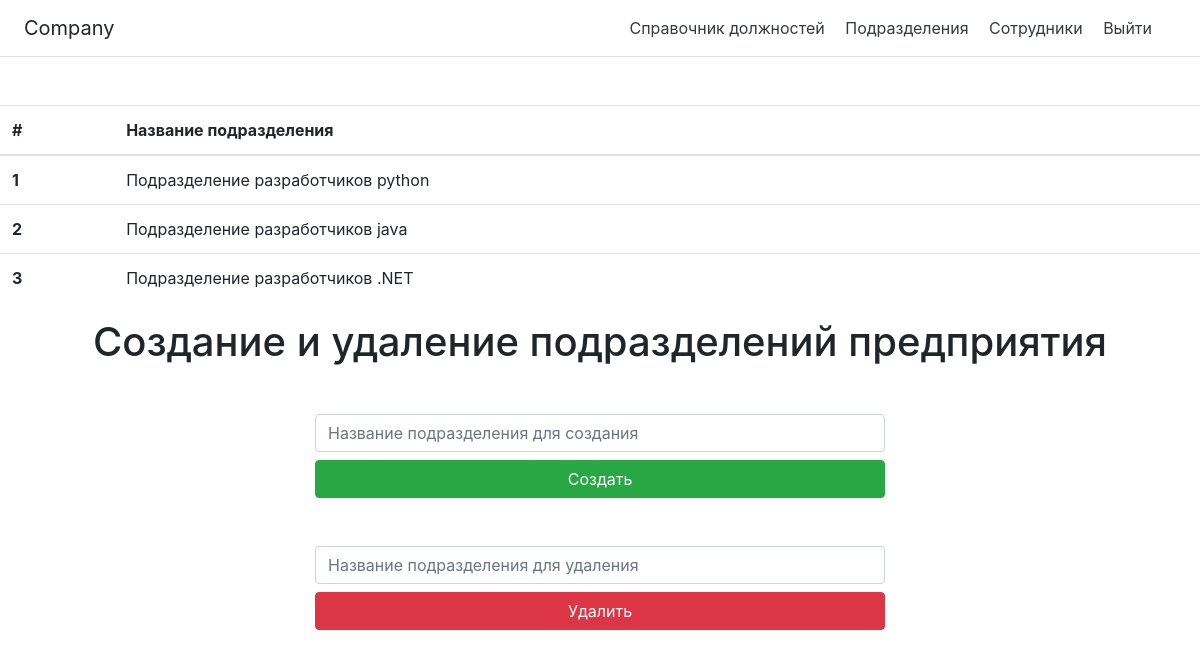
The app's page /subdivisions/ (signed in), older data.
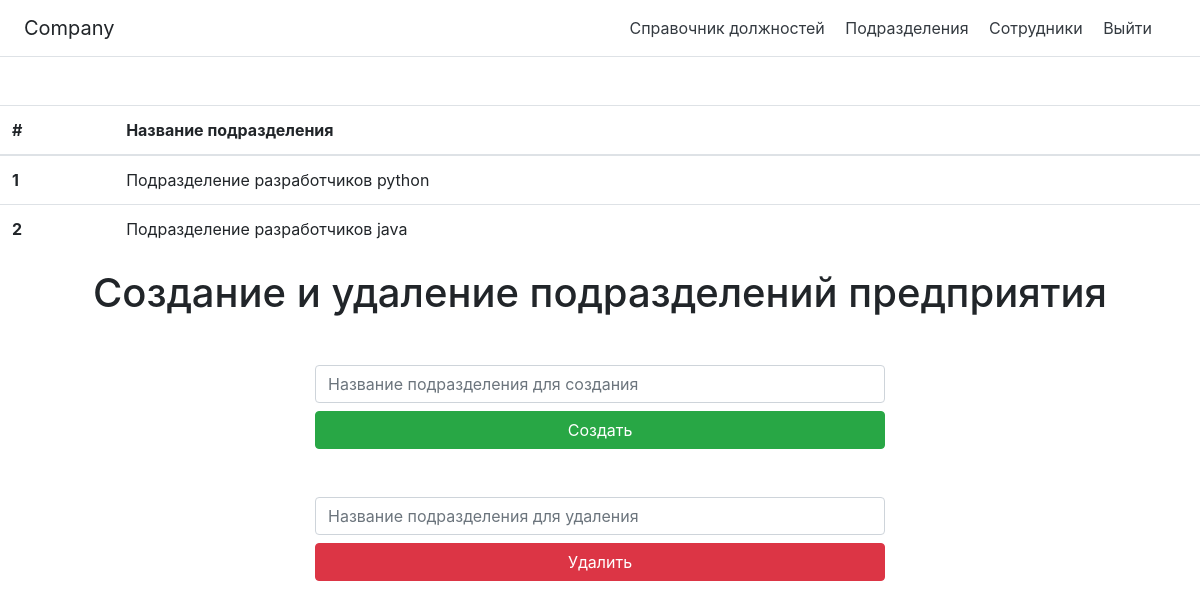
The same page, newer data.
### employees/models.py (models this page shows, shortened)
class Subdivision(models.Model):
    subdivision_name = models.CharField(max_length=256, verbose_name='Название подразделения')

### employees/views.py (the view, shortened to what this page needs)
# urls.py: path('subdivisions/', SubdivisionView.as_view(), name='subdivisions'),
class SubdivisionView(LoginRequiredMixin, View):
    login_url = '/login/'
    redirect_field_name = 'login'
    def get(self, request):
        context = {
            'subdivisions': Subdivision.objects.all()
        }
        return render(request, 'subdivision.html', context)

### employees/templates/subdivision.html (shortened to what this page needs)
{% extends 'base.html' %}
{% load crispy_forms_tags %}
{% block main%}
<table class="table mt-5">
  <thead>
    <tr>
      <th scope="col">#</th>
      <th scope="col">Название подразделения</th>
    </tr>
  </thead>
  <tbody>
   {% for subdivision in subdivisions %}
    <tr>
      <th scope="row">{{forloop.counter}}</th>
      <td>{{subdivision.subdivision_name}}</td>
    </tr>
  {% endfor %}
  </tbody>
</table>
<h1 class="page-header text-center">Создание и удаление подразделений предприятия</h1>
<div class="col-md-6 offset-md-3">
<form action="{% url 'subdivisions' %}" method="POST" class="mt-5">
  <input type="text" class="form-control" name="subdivision_name" placeholder="Название подразделения для создания">
  <input type="submit" class="btn btn-success btn-block mb-3 mt-2" value="Создать">
</form>
</div>
<div class="col-md-6 offset-md-3">
<form action="{% url 'subdivisions_delete' %}" method="POST" class="mt-5 form">
  <input type="text" class="form-control" name="subdivision_name" placeholder="Название подразделения для удаления">
  <input type="submit" class="btn btn-danger btn-block mb-3 mt-2" value="Удалить">
</form>
</div>
{% endblock main%}

Row changes from the older to the newer data that the page shows:
removed Subdivision: subdivision_name "Подразделение разработчиков .NET"
